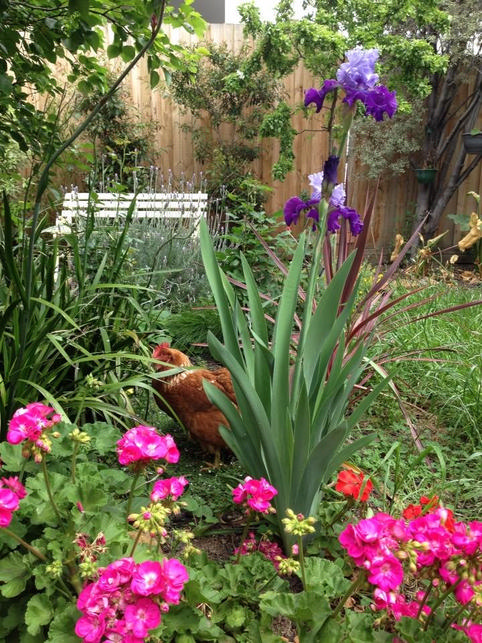
#> input picture Assign1/backyard.png, 482 x 643 px
$ python Question3.py
#> lines starting #> are read from the running program, lines starting #| are printed output that depends on the picture
# -*- coding: utf-8 -*-
"""
Created on Thu Oct  6 23:52:40 2022

@author: Kevin
"""
#No Camera, using cv2.imread()
# Question 3 Part a
import cv2
img = cv2.imread('backyard.png')
#> img is the input picture: shape (643, 482, 3); mean B, G, R 75, 105.1, 109.2
cv2.imshow('Colored Image',img)
q = cv2.waitKey(0)
#> (key Esc is pressed here)
if q == 27:         # wait for ESC key to exit
    cv2.destroyAllWindows()
    cv2.waitKey(1)

# ---------------------------------------------------------

#Question 3 Part b
import skimage.io as io
import pylab
from matplotlib import pyplot as plt
hist = io.imread('backyard.png')
io.imshow(hist)
f = pylab.figure()
f.show(plt.hist(hist.flatten(), bins=256))
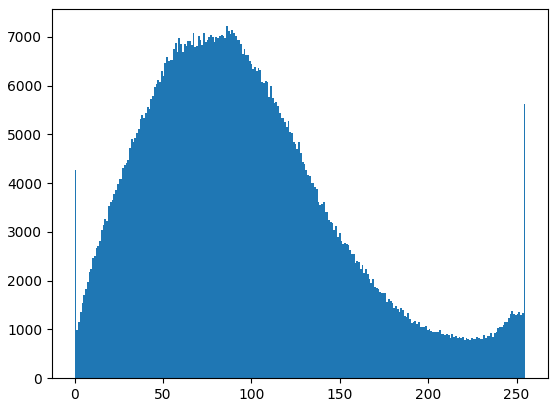
#> figure drawn by matplotlib, 1 panel; tallest bar 7217 high, from x = 85.66 to 86.66

# ---------------------------------------------------------

#Question 3 Part c
import cv2 as cv3
import argparse
parser = argparse.ArgumentParser()
parser.add_argument('--input', help='Path to input image.', default='backyard.png')
args = parser.parse_args()
src = cv3.imread(cv3.samples.findFile(args.input))
src = cv3.cvtColor(src, cv3.COLOR_BGR2GRAY)
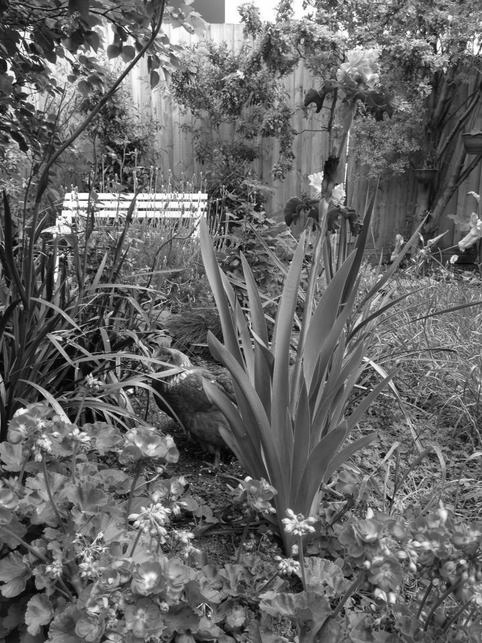
#> src: shape (643, 482); min 0, max 255, mean 102.9
dst = cv3.equalizeHist(src)
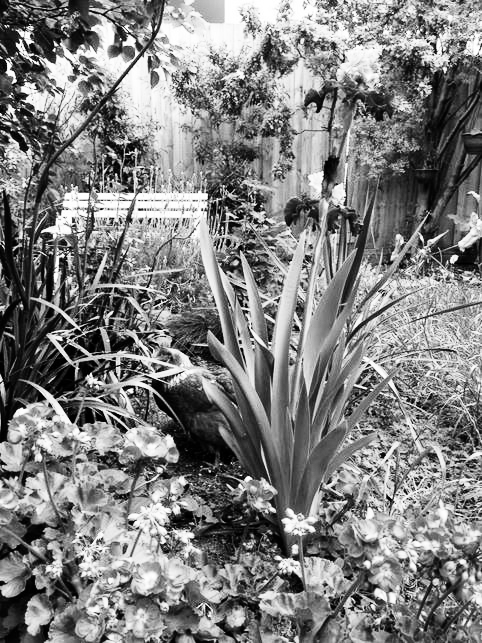
#> dst: shape (643, 482); min 0, max 255, mean 128.3
io.imshow(dst)
g = pylab.figure()
g.show(plt.hist(dst.flatten(), bins=256))
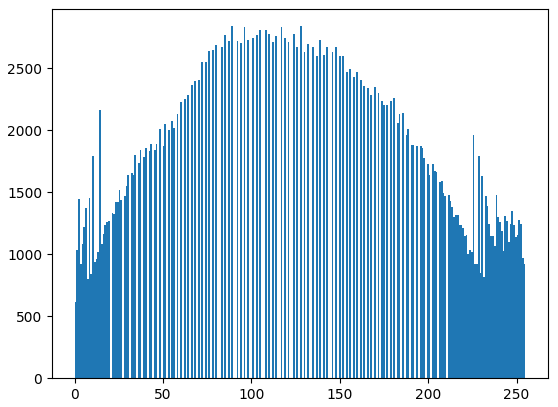
#> figure drawn by matplotlib, 1 panel; tallest bar 2840 high, from x = 127.5 to 128.5
#> `#    cv3.waitKey(1)`:
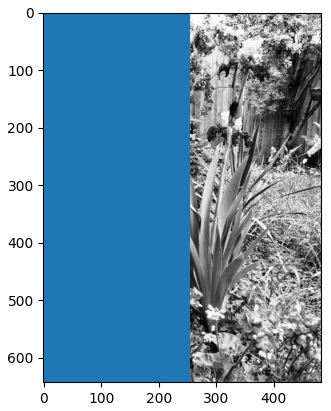
#> figure drawn by matplotlib, 1 panel

# [5 lines of commented-out code are left out]
